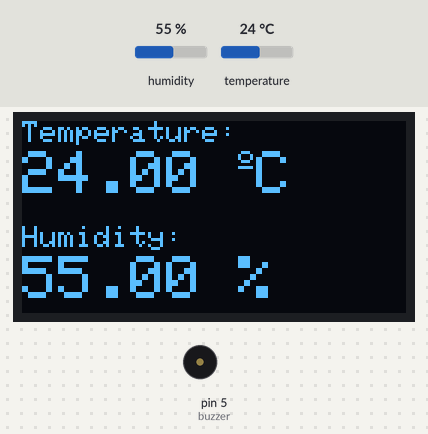
A sketch run on a simulated Arduino Uno, built with avr-gcc and run on an emulated ATmega328P. Parts: 128×64 one-colour display, buzzer (waves = sounding). The inputs (shaded band) are chosen by the test bench; at power-on: humidity 55 %, temperature 24 °C. What the sketch prints to the serial monitor is not drawn.

Above: at 5.6 s.
5.7 s: humidity set to 68 %
At 13.6 s:
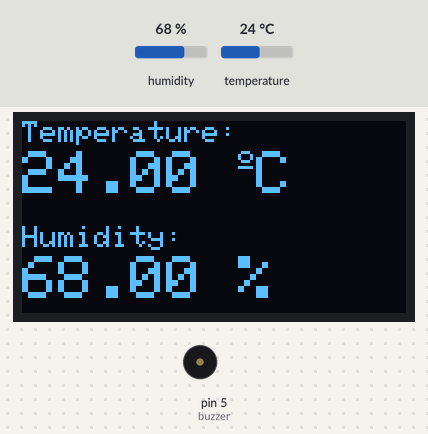
14.1 s: temperature set to 12 °C
At 20.5 s:
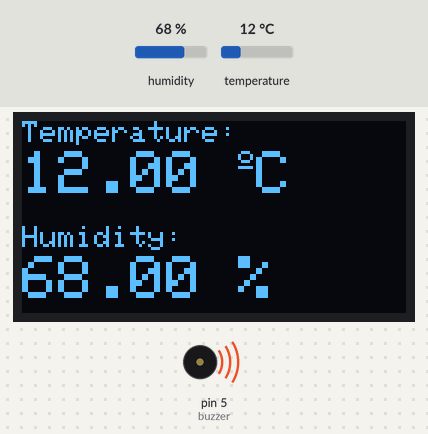
22.1 s: humidity set to 62 %
At 29.6 s:
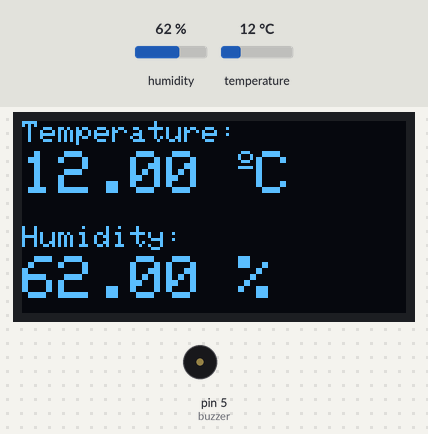
30.1 s: humidity set to 59 %
At 36.7 s:
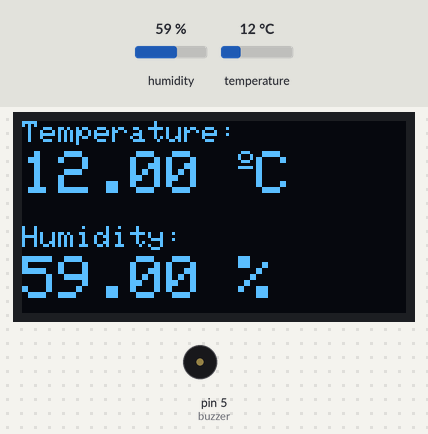
Timing chart, 0 to 38.2 s (numbered marks = the images above; inputs shaded):
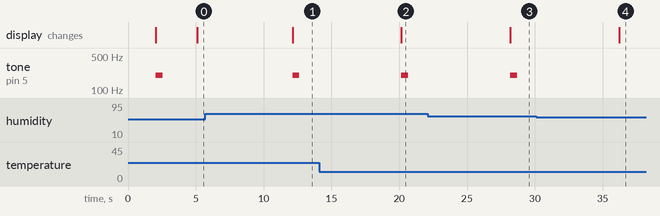

The sketch:

TempHumidityOLED.ino
```cpp
//https://randomnerdtutorials.com/guide-for-oled-display-with-arduino/ Read this tutorial for more info on working with oled.
#include "DHT.h"
#include <Wire.h>
#include <Adafruit_GFX.h>
#include <Adafruit_SSD1306.h>
DHT dht;
#define SCREEN_WIDTH 128 // OLED display width, in pixels
#define SCREEN_HEIGHT 64 // OLED display height, in pixels
// Declaration for an SSD1306 display connected to I2C (SDA, SCL pins)
Adafruit_SSD1306 display(SCREEN_WIDTH, SCREEN_HEIGHT, &Wire, -1);
String message;
String message2;
byte buzzer=5;//set buzzer control pin to Digital pin 5
void setup()
{
  Serial.begin(9600);
  //Serial.println("Status\tHumidity (%)\tTemperature (C)\t(F)");
  dht.setup(2);   /* set pin for data communication */
  if(!display.begin(SSD1306_SWITCHCAPVCC, 0x3C)) { // Address 0x3D for 128x64
    Serial.println(F("SSD1306 allocation failed"));
    for(;;);
  }
  delay(2000);
  display.clearDisplay();
  display.setTextSize(1);
  display.setTextColor(WHITE);
  display.setCursor(0, 10);
  // Display static text
  display.println("Initiated. Waiting..");
  display.display();
  pinMode(buzzer,OUTPUT);
  callBuzzer();//buzzer test
  display.clearDisplay();
}

void loop()
{
  delay(dht.getMinimumSamplingPeriod());  /* Delay of amount equal to sampling period */

  float humidity = dht.getHumidity();     /* Get humidity value */
  float temperature = dht.getTemperature(); /* Get temperature value */
  writeOLED(temperature,humidity);
  if (humidity > 60.00){
    Serial.println("humidity is more");
    callBuzzer();
    }

  delay(5000);
  display.clearDisplay();
}


void callBuzzer()
{tone(buzzer,200);
delay(500);
noTone(buzzer);
delay(500);}
void writeOLED(float temperature, float humidity){
  display.setTextSize(1);
  display.setCursor(0,0);
  display.print("Temperature: ");
  display.setTextSize(2);
  display.setCursor(0,10);
  display.print(temperature);
  display.print(" ");
  display.setTextSize(1);
  display.cp437(true);
  display.write(167);
  display.setTextSize(2);
  display.print("C");
  display.setTextSize(1);
  display.setCursor(0, 35);
  display.print("Humidity: ");
  display.setTextSize(2);
  display.setCursor(0, 45);
  display.print(humidity);
  display.print(" %");
  display.display();
  }
```

Measured:
- after the input at 5.7 s, tone on pin 5 (buzzer): silent → 200 Hz after 6.4 s, → silent 0.50 s later; the display: changes after 6.4 s (image 1)
- after the input at 14.1 s, the display: changes after 6.1 s (image 2)
- after the input at 22.1 s, the display: changes after 6.1 s (image 3)
- after the input at 30.1 s, tone on pin 5 (buzzer): stays silent (without the input it goes to 200 Hz after 6.1 s); the display: changes after 6.1 s (image 4)
